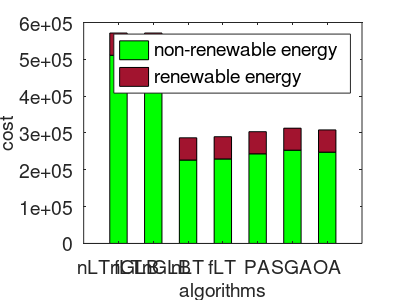

The MATLAB source for this figure:
energy_nLTnGLB = [5.1108  0.6035]*10^5;
%% fLTnGLB
energy_fLTnGLB = [5.1108 0.6035]*10^5;
%% nLT
energy_nLT =  [2.2658 0.6035]*10^5;
%% fLT
energy_fLT =  [2.2954  0.6035]*10^5;
%% PA
energyPA = [2.4353 0.5998]*10^5;
%% SGEA
energySGEA = [2.5332 0.5970]*10^5;
%% Offline
energyOffline= [2.4800 0.6035]*10^5;
%%
brown = [0.635294139385223 0.0784313753247261 0.184313729405403];
%path = 'C:\Users\NhatTan\Dropbox\Research-Tan\SharedManuscript\figs\';
% figPath = 'C:\Users\NhatTan\Dropbox\Research-Tan\SharedManuscript\figs\';
figPath = 'results/figures/';

fontAxis = 14;
fontTitle = 14;
fontLegend = 14;
LineWidth = 2;
FontSize = 14;

figure1 = figure;
axes1 = axes('Parent',figure1);
% y = [NoLT; fixedLT; pred_alg; expect_SGEA; exp_offline_cost]; lengendStr = {'NoLT', 'fixed long-term', 'PA', 'SGA', 'OA'};
y = [energy_nLTnGLB; energy_fLTnGLB; energy_nLT;  energy_fLT; energyPA; energySGEA; energyOffline];  
xLabels = {'nLTnGLB', 'fLTnGLB', 'nLT', 'fLT', 'PA', 'SGA', 'OA'};
legendStr = {'non-renewable energy', 'renewable energy'};
bar_chart = bar(y, 'stacked','barwidth',0.5);
set(bar_chart,{'FaceColor'},{'g';brown}); 
% axis([0.5 7.5 0 10.5e6]);
set(gca,'fontsize',fontAxis);
legend(legendStr,'Location','northeast','FontSize',fontLegend,'Orientation','vertical');
set (gcf, 'PaperUnits', 'inches', 'PaperPosition', [0.1 0 4.0 3.0]);
set(gca,'XTickLabel',xLabels,'FontSize',fontAxis);
xlabel('algorithms','FontSize',fontAxis);
ylabel('cost','FontSize',fontAxis);
print ('-depsc', [figPath 'energy_consumption.eps']);